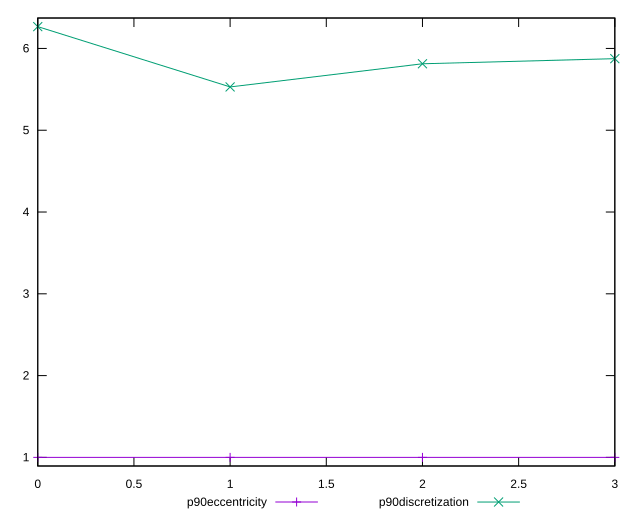

Write the gnuplot code that produced this figure.
reset

$p90Eccentricity <<EOF
0 0.9999999999999997
1 0.9999999999999988
2 1.0000000000000007
3 0.9999999999999991
EOF

$p90Discretization <<EOF
0 6.266666666666667
1 5.529411764705882
2 5.8125
3 5.875
EOF

set key outside below
set xrange [0:3]
set yrange [0.8946666666666654:6.372]
set trange [0.8946666666666654:6.372]
set terminal svg size 640, 520 enhanced background rgb 'white'
set output "report/report_00029_2021-02-24T13-36-40.390Z/uses-long-cache-ttl/progression/eccentricity.svg"

plot $p90Eccentricity title "p90eccentricity" with linespoints, \
     $p90Discretization title "p90discretization" with linespoints

reset
